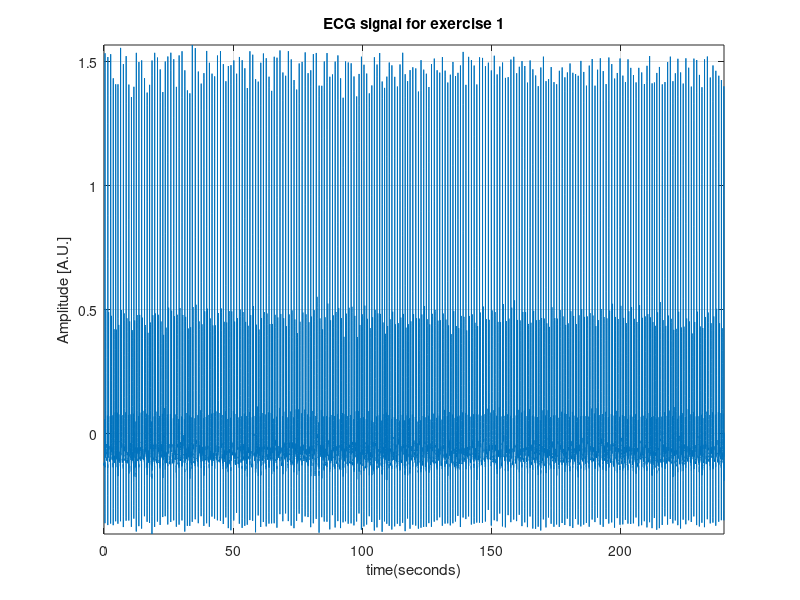

This figure's MATLAB source: (Note: this script raises an error after producing the figure.)


close all
clear 
clc
% Initializing parameters

load('ECG_data.mat')                 ;   % llowing the ECGsignal
%ecg     =   signal;
Fs      = 200                   ;   % Sampling frequency
time    = (0:length(ecg)-1)/Fs  ;   % Creating a Time Vector
n=length(ecg);

figure(1)
plot(time,ecg);
axis 'tight'
grid on
xlabel('time(seconds)')
ylabel('Amplitude [A.U.]')
title('ECG signal for exercise 1')


%% Pan-Tompkins algorithm


% Low-pass Filter

b_lp = [1 zeros(1,5) -2 zeros(1,5) 1]/32;
a_lp = [1 -2 1];

% High pass filter 
b_hp = [-1/32 zeros(1,15) 1 -1 zeros(1,14) 1/32];
a_hp = [1 -1];


% Bandpass
b_cascade = conv(b_lp,b_hp);
a_cascade = conv(a_lp,a_hp);

ecg_bp = filter(b_cascade,a_cascade,ecg);

%Derivative based filter
b_d = [2 1 0 -1 -2]/8;
a_d = [1];

%Filtering the signal with the derivative based filter 
ecg_filt = filter(b_d,a_d,ecg_bp);


%Squaring the signal 
ecg_squared = ecg_filt.^2;

%Moving window integrator 
b_int = [ones(1,30)]/30;
a_int = [1];

%Filtering with Moving window 
ecg_int = filter(b_int,a_int,ecg_squared);
ecg_int = ecg_int/max(abs(ecg_int));

%define refractory period to which the algorithm wont search for a peak
ref_p = 0.25;

% Threshold equals to half of maximum outpt of the integrator
threshold = 0.5;
[ypeak,xpeak] = findpeaks(ecg_int,'MinPeakHeight',threshold*max(ecg_int),'MinPeakDistance',ref_p*Fs);

% Correct for R postion in QRS (Delay = delay of all applied filters (Group
% delay = 0,19s (38 samples)

delay = 38;

%Sample delay may not exactly reflect the actual delay as trapezoid leg
%may not have a sharp transition to its base (hard to say which peak of the integrator is a valid peak) --> need to find the optimum
%delay for the R peaks (delay that will lead to the highest amplitude 

%Inital delay is the peak detected from findpeaks function corrected for
%groupdelay of filters 
initial_delay = xpeak-delay; 

%Create a matrix to find maximal points for all detected peaks
%in the original signal (20 samples after the inital delay which
%corresponds to the length of the QRS complex (100ms)
samples =20;

mat = zeros(length(initial_delay),1);

for i=1:length(initial_delay)
    [~,delay_index] = max(ecg(initial_delay(i):initial_delay(i)+samples-1));
    mat(i,:)=delay_index;
end

R_index = initial_delay+mat-1;

%% Find Q 

matQ = zeros(length(R_index),1);

% Find minimum value 60 ms after R peak which correspond to Q 

for i=1:length(R_index)
    [~,Q_index] = min(ecg(R_index(i)-(0.06*Fs):R_index(i)));
    matQ(i,:)=Q_index;
end

% Define Q index 
interval_length = length(ecg(R_index(1)-(0.06*Fs):R_index(1))); %Correct for reversed interval 
Q_index = (R_index-interval_length)+ matQ; %Correction to get proper index 


%% Find S 

% Use the output of the derivative filter to localize 'S' (Corresponds to
% the lowest peak after R)

% Easier to find it from the derivative response 
[ymin_S,xmin_S] = findpeaks(-ecg_filt,'MinPeakHeight',threshold*max(-ecg_filt),'MinPeakDistance',ref_p*Fs); %Avoid detecting multile peaks that are close to each other 

%Correct for delay of 23 samples (115 msec) (Bandpass+Differentiator) 
delay_S = 23;
inital_S = xmin_S-delay_S;

% Optimize to find minimum value in an interval of 5 samples
samples_S =5;

mat_S = zeros(length(inital_S),1);

for i=1:length(inital_S)
    [~,delay_index_S] = min(ecg(inital_S(i):inital_S(i)+samples_S-1));
    mat_S(i,:)=delay_index_S;
end

S_index = inital_S+mat_S-1;

%% P and T wave detection 

% 1) Delete QRS complex by taking 5 ms before R peak and 7 ms after. The
% baseline as the average signal taken between 10 ms and 5 ms and  before the R peak.

%% T wave detection 

ecg2=ecg; %Create a copy of ECG to manipulare 
ecg2=ecg2+abs(ecg(1)); %Shift ECG baseline to 0

% Replace QRS with 0 
for i=1:length(R_index)
    ecg2(Q_index(i)-5:S_index(i)+5) =0;  %+5 -5 to account for the full range of Q and S
end

%Pass signal through derivative based filter,square and calculate integral
%(Similar to Gritazli et.al method)
ecg2_filt = filter(b_d,a_d,ecg2);
ecg2_filt_s = ecg2_filt.^2;
ecg_int2 = filter(b_int,a_int,ecg2_filt_s);
ecg_int2 =ecg_int2(1:end-15); %account for undetected R peak
ecg_int2 = ecg_int2/max(abs(ecg_int2));

% Find maximal peak that corresponds to T wave 
[ymax_T,xmax_T] = findpeaks(ecg_int2 ,'MinPeakHeight',threshold*max(ecg_int2),'MinPeakDistance',ref_p*Fs); 

% correct for the delay of the three applied filters 17 samples (85ms)
xmax_T = xmax_T-17;
timeint2 = time(1:length(ecg_int2));  %Time xaxis for Integral result 

%Optimize to obtain the highest T-peak value
samples_T =5;

mat_T = zeros(length(xmax_T),1);

for i=1:length(xmax_T)
    [~,delay_index_T] = max(ecg(xmax_T(i):xmax_T(i)+samples_T-1));
    mat_T(i,:)=delay_index_T;
end

T_index = xmax_T+mat_T-1; %Optimal T index 

% Delete T and replace baseline --> Filter the signal just as in the steps
% used for T detection and then the output of the integral will correspond
% to the peak of the P wave 

%% P wave detection 

%Shift baseline to start around zero 

ecg3=ecg+abs(ecg(1)); 

% Delete QRS and P from the signal 
for i=1:length(R_index)
    ecg3(Q_index(i)-5:T_index(i)+(0.085*Fs)) = 0; 
end

% Specify  window length of the integral filter to have the same width as the P wave (16
% samples~= 80ms)

b_int2 = [ones(1,16)]/16;
a_int2 = [1];

%Calculate delay of integral filter with 16 samples 
[gd]= grpdelay(b_int2,a_int2);
int_delay_16 = gd(1);

% delay for int_filter with 16 samples is 7.5 samples 

%Pass signal through derivative based filter,square and calculate integral 
ecg3_filt = filter(b_d,a_d,ecg3);
ecg3_filt_s = ecg3_filt.^2;
ecg3_filt_sq=sqrt(ecg3_filt_s);
ecg_int3 = filter(b_int2,a_int2,ecg3_filt_s);
ecg_int3 =ecg_int3(1:end-15); %account for undetected R peak
ecg_int3 = ecg_int3/max(abs(ecg_int3));

[ymax_P,xmax_P] = findpeaks(ecg_int3,'MinPeakHeight',threshold*max(ecg_int3),'MinPeakDistance',ref_p*Fs);

%Total delay = 7.5+ 2(differentiator)~= 9 samples
% correct for the delay of the three applied filters (45ms)

P_index = xmax_P-9;


%% Tachogram computation 

R_time=time(R_index);
tachogram = (R_time(2:end)-R_time(1:end-1)); 
%% Figure 1
% A figure showing the steps to detect the R-peaks

figure(2)
ha(1)= subplot(511);
plot(time,ecg);
axis 'tight'
grid on
ylabel('ECG')
xlim([0, 2.2])
title('R peak detection')

ha(2)=subplot(512);
plot(time,ecg_bp);
axis 'tight'
grid on
ylabel('BFP')
xlim([0, 2.2])

ha(3)=subplot(513);
plot(time,ecg_filt);
axis 'tight'
grid on
ylabel('Der')
xlim([0, 2.2])


ha(4)=subplot(514);
plot(time,ecg_squared);
axis 'tight'
grid on
ylabel('Sqr')
xlim([0, 2.2])

ha(5)=subplot(515);
plot(time,ecg_int);
axis 'tight'
grid on
xlabel('Time in seconds')
ylabel('Int')
xlim([0, 2.2])

linkaxes(ha, 'x');
%suptitle('Steps of the Pan-Tomkins algorithm')


% A figure showing the steps to detect the T-peaks

figure(3)
ha(1)= subplot(411);
plot(time,ecg2);
axis 'tight'
grid on
ylabel('ECG')
xlim([0, 2.2])
title('T peak detection')


ha(3)=subplot(412);
plot(time,ecg2_filt);
axis 'tight'
grid on
ylabel('Der')
xlim([0, 2.2])


ha(4)=subplot(413);
plot(time,ecg2_filt_s);
axis 'tight'
grid on
ylabel('Sqr')
xlim([0, 2.2])

ha(5)=subplot(414);
plot(timeint2,ecg_int2);
axis 'tight'
grid on
xlabel('Time in seconds')
ylabel('Int')
xlim([0, 2.2])

linkaxes(ha, 'x');

% A figure showing the steps to detect the P-peaks

figure(4)
ha(1)= subplot(411);
plot(time,ecg3);
axis 'tight'
grid on
ylabel('ECG')
xlim([0, 2.2])
title('P peak detection')


ha(3)=subplot(412);
plot(time,ecg3_filt);
axis 'tight'
grid on
ylabel('Der')
xlim([0, 2.2])


ha(4)=subplot(413);
plot(time,ecg3_filt_s);
axis 'tight'
grid on
ylabel('Sqr')
xlim([0, 2.2])

ha(5)=subplot(414);
plot(timeint2,ecg_int3);
axis 'tight'
grid on
xlabel('Time in seconds')
ylabel('Int')
xlim([0, 2.2])

linkaxes(ha, 'x');
%% Figure 2
% A figure of the ECG signals with the detected R-peaks and the
% corresponding tachogram for the signal

figure(5)
subplot 211
title('ECG signal and its events')
hold on 
plot(time,ecg)  
plot(time(T_index),ecg(T_index),'yo','MarkerFaceColor','y','MarkerEdgeColor','k')
plot(time(P_index),ecg(P_index),'bo','MarkerFaceColor','b','MarkerEdgeColor','k')
plot(time(R_index),ecg(R_index),'ro','MarkerFaceColor','r','MarkerEdgeColor','k')
plot(time(Q_index),ecg(Q_index),'ro','MarkerFaceColor','r','MarkerEdgeColor','k')
plot(time(S_index),ecg(S_index),'ro','MarkerFaceColor','r','MarkerEdgeColor','k')
axis 'tight'
grid on
xlabel('time(seconds)')
ylabel('Amplitude [A.U.]')

legend('ECG signal','T-wave','P-wave','QRS complex')

subplot 212
plot((1:length(tachogram)),tachogram)
axis 'tight'
grid on
xlabel('Time (in second)')
ylabel('Duration (in second)')
title('Tachogram')
%suptitle('Computation of the tachogram in the test signal')